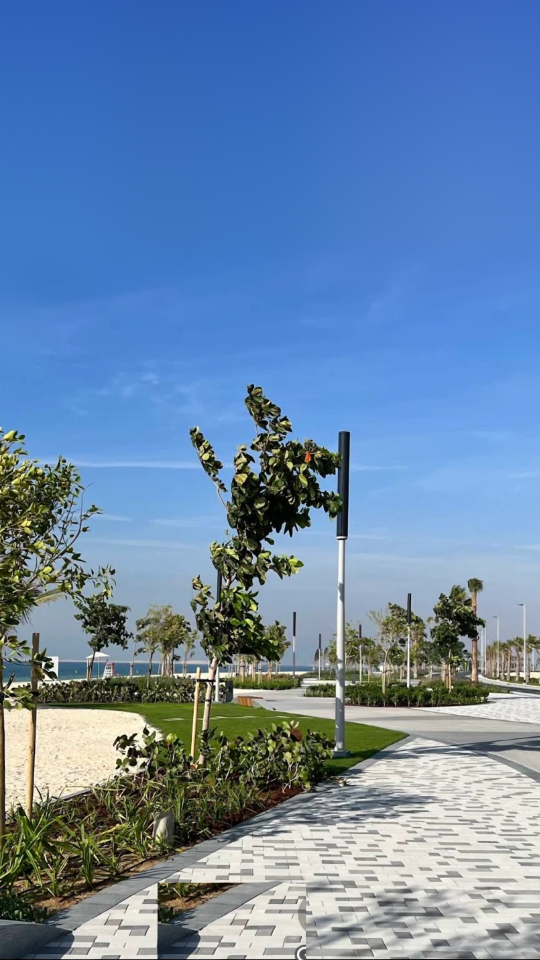
#> input picture video/dubai-series-src/ref/diplate3.png, 1080 x 1920 px, found by its file name (shown at 1/2 size)
$ python hookcomp5.py
#> lines starting #> are read from the running program, lines starting #| are printed output that depends on the picture
# EP2 opening: presenter over the Burj Khalifa backdrop; his wooden floor becomes the terrace deck.
import cv2, numpy as np, glob, os, sys
DECK = int(sys.argv[1]) if len(sys.argv) > 1 else 1512
plate = cv2.imread('diplate3.png').astype(np.float32) / 255
os.makedirs('hk5/comp', exist_ok=True)
yy = np.arange(1920, dtype=np.float32)[:, None]
keep_floor = np.zeros_like(yy)                                       # photo plaza replaces his floor                    # soft seam at the deck edge
wrap_src = cv2.GaussianBlur(plate, (0, 0), 14)
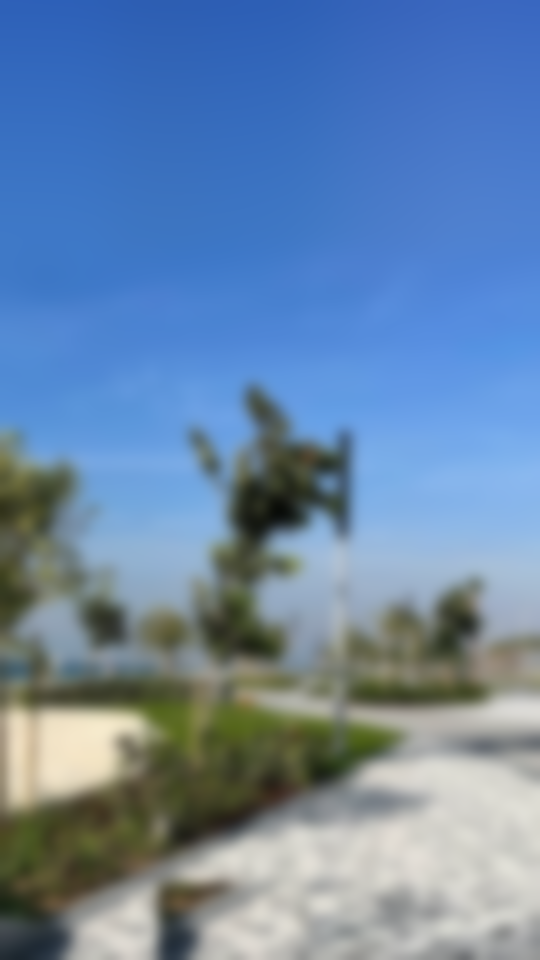
#> wrap_src: shape (1920, 1080, 3) float32 (shown at 1/2 size); mean B, G, R 0.662, 0.526, 0.411
for p in sorted(glob.glob('hk5/frames/*.png')):
    f = cv2.imread(p.replace('/frames/', '/sharp/')).astype(np.float32) / 255
    m = cv2.imread('hk5/mat/' + os.path.basename(p), 0).astype(np.float32) / 255
    a = np.maximum(m, keep_floor)
    # match his indoor light to the daylight plate: slightly cooler and brighter
    fg = np.clip(f * np.array([.98, 1.02, 1.06], np.float32) * 1.06, 0, 1)
    edge = np.clip(cv2.GaussianBlur(m, (0, 0), 5) - m, 0, 1) * .22 + np.clip(m - cv2.erode(m, np.ones((5, 5), np.uint8)), 0, 1) * .15
    fg = fg + (wrap_src - fg) * edge[..., None] * (1 - keep_floor)[..., None]
    feet = np.where(m[:1910].max(1) > .5)[0]
    bg = plate.copy()
    if len(feet):                                                     # soft contact shadow under his shoes
        yb = feet.max(); xs = np.where(m[yb - 10] > .5)[0]
        if len(xs):
            sh = np.zeros((1920, 1080), np.float32); cv2.ellipse(sh, (int(xs.mean()), yb), (int((xs.max() - xs.min()) * .75) + 20, 22), 0, 0, 360, .55, -1)
            sh = cv2.GaussianBlur(sh, (0, 0), 14); bg = bg * (1 - sh[..., None])
    out = fg * a[..., None] + bg * (1 - a[..., None])
    cv2.imwrite('hk5/comp/' + os.path.basename(p), (np.clip(out, 0, 1) * 255).astype(np.uint8))
print('ok')

$ run again, with video/dubai-series-src/ref/burjplate.png copied over video/dubai-series-src/ref/diplate3.png
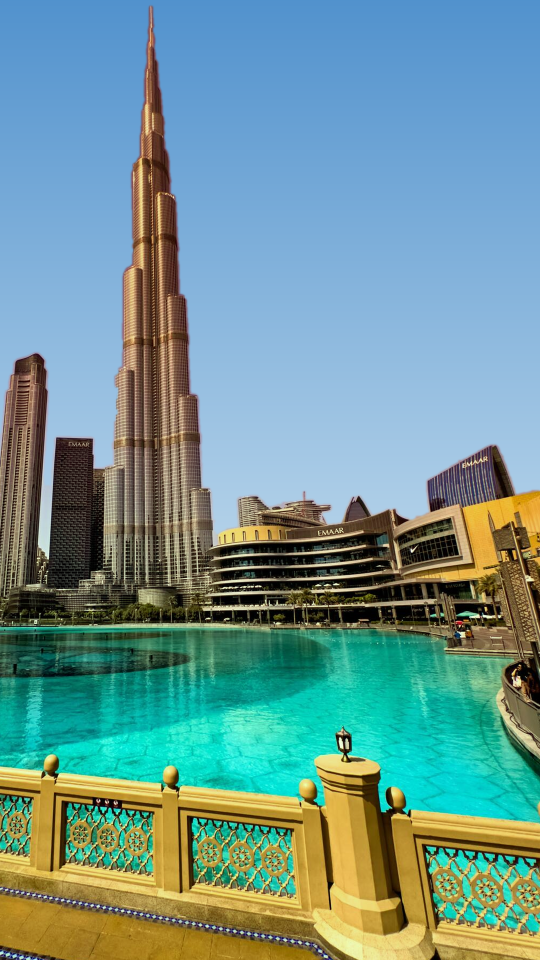
#> input picture video/dubai-series-src/ref/burjplate.png, 1080 x 1920 px, found by its file name (shown at 1/2 size)
#> `wrap_src = cv2.GaussianBlur(plate, (0, 0), 14)`:
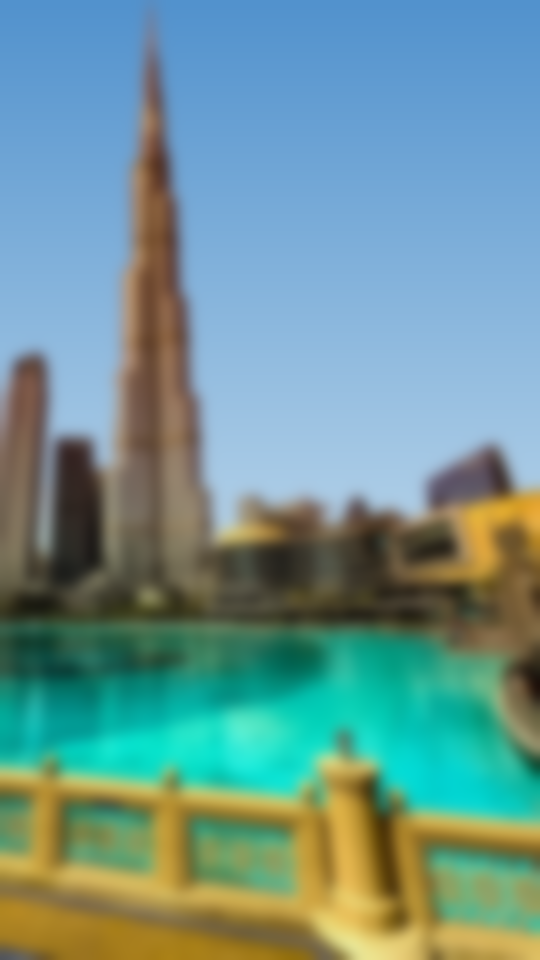
#> wrap_src: shape (1920, 1080, 3) float32 (shown at 1/2 size); mean B, G, R 0.58, 0.586, 0.43

$ run again, with video/dubai-series-src/ref/nakheel_clean.png copied over video/dubai-series-src/ref/diplate3.png
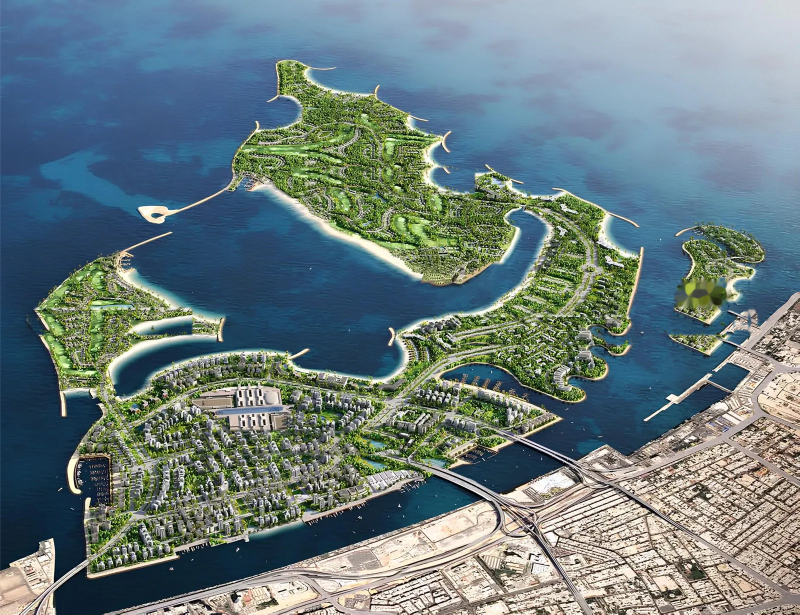
#> input picture video/dubai-series-src/ref/nakheel_clean.png, 1600 x 1229 px, found by its file name (shown at 1/2 size)
#> `wrap_src = cv2.GaussianBlur(plate, (0, 0), 14)`:
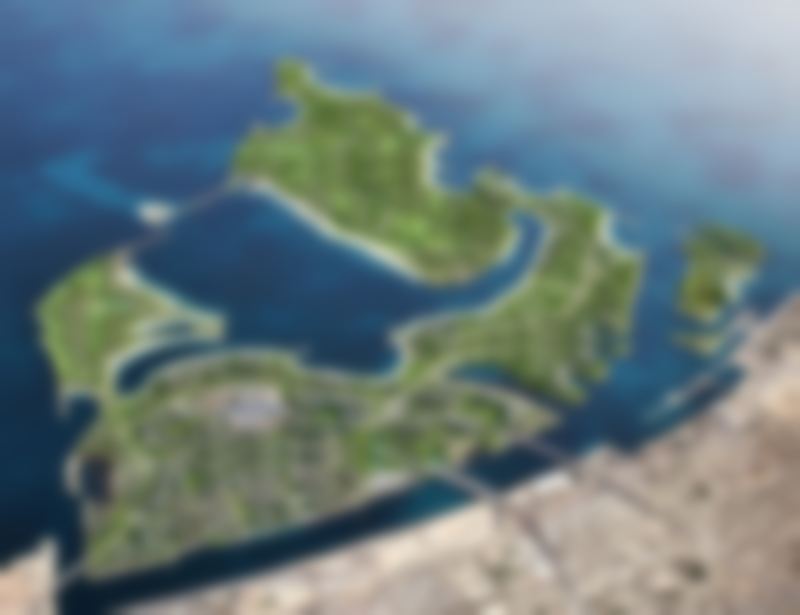
#> wrap_src: shape (1229, 1600, 3) float32 (shown at 1/2 size); mean B, G, R 0.5, 0.491, 0.42

$ run again, with video/dubai-series-src/ref/16.webp saved as video/dubai-series-src/ref/diplate3.png
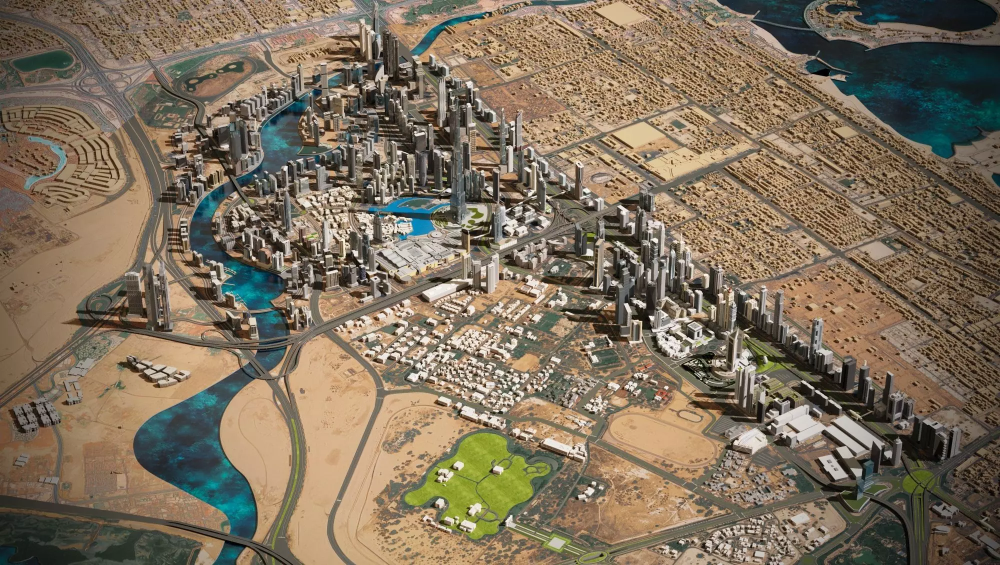
#> input picture video/dubai-series-src/ref/16.webp, 2000 x 1130 px, found by its file name (shown at 1/2 size)
#> `wrap_src = cv2.GaussianBlur(plate, (0, 0), 14)`:
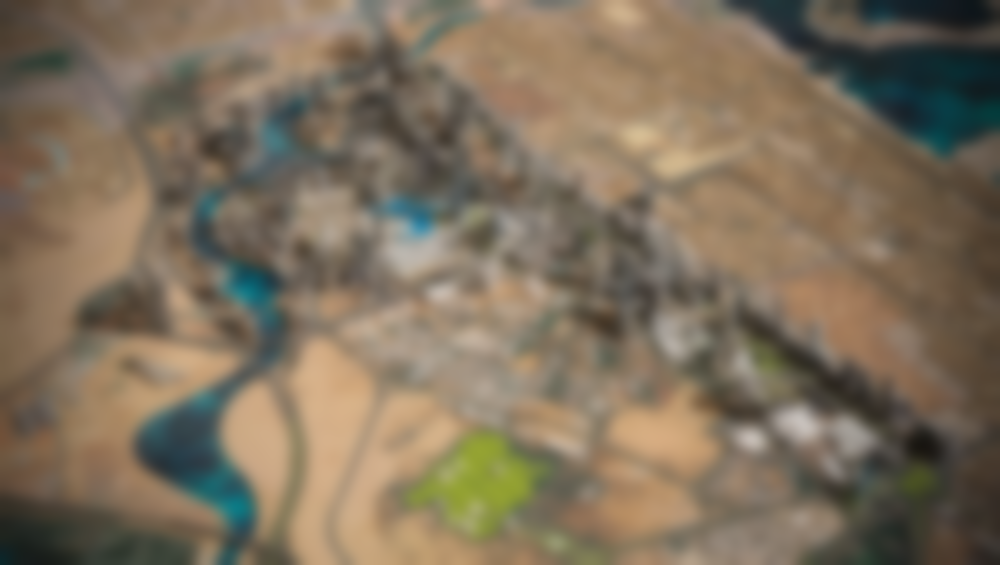
#> wrap_src: shape (1130, 2000, 3) float32 (shown at 1/2 size); mean B, G, R 0.363, 0.441, 0.496
